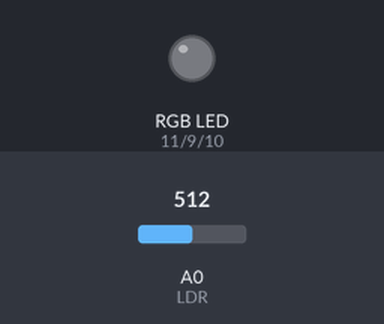
A program run on a simulated Arduino Uno, built with avr-gcc and run on an emulated ATmega328P. Parts: an RGB LED mixed from three pins (HIGH = lit). Inputs (shaded band) come from the test bench; at power-on: A0 (LDR) = 512. Dim RGB values are drawn brighter than linear; what the program prints to the serial monitor is not drawn.

Above: at 1.3 s.
1.4 s: A0 (LDR) set to 716
At 2.1 s:
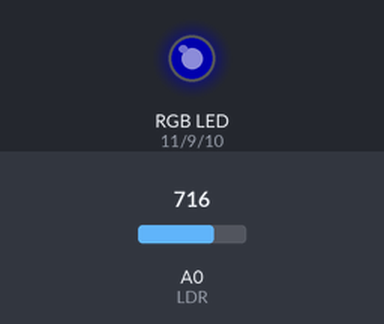
4.4 s: A0 (LDR) set to 1023
At 4.96 s:
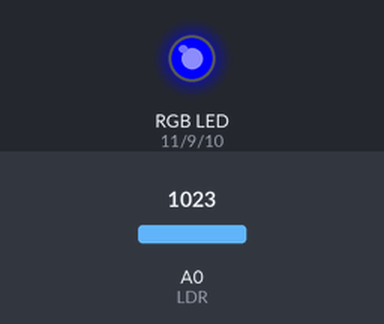
Timing chart, 0 to 13.4 s (numbered marks = the images above; inputs shaded):
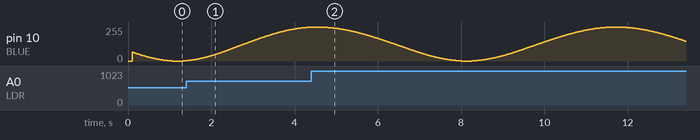

The program:

main.cpp
```cpp
#include <Arduino.h>

#define RED 11  // RGB LED pins
#define BLUE 10 //
#define GREEN 9 //

#define LDR A0 // LDR pin - analog

#define DELAY 50 // Time between color shift, in micro seconds

unsigned long old_time_index = 0; // Global indexing
unsigned long global_index = 0;   //

float ALPHA = 0.95f; // Alpha value for complimentaty filter

unsigned int current_value = 0; // Keep track of values for complimentary filter
unsigned int previous_value = 0; //

unsigned int r, g, b; // Global color values

void setup(void) {
  // Define RGB pins
  pinMode(RED, OUTPUT);
  pinMode(BLUE, OUTPUT);
  pinMode(GREEN, OUTPUT);

  // Define LDR pin
  pinMode(LDR, INPUT);

  Serial.begin(115200);

  delay(100);

  old_time_index = micros();
}

void shift_light() {
  const float alpha_ = 0.001;

  unsigned long offset_r = 0;
  unsigned long offset_g = 250000;
  unsigned long offset_b = 500000;

  // r = (sin((global_index + offset_r) * alpha_)) * 127.5 + 127.5;
  // g = (sin((global_index + offset_g) * alpha_)) * 127.5 + 127.5;
  b = (sin((global_index + offset_b) * alpha_)) * 127.5 + 127.5;
}

void light() {
  analogWrite(RED, r);
  analogWrite(GREEN, g);
  analogWrite(BLUE, b);
}

void read() {
  int readVal = (analogRead(LDR) * ALPHA) + (previous_value * (1.0f - ALPHA));
  previous_value = analogRead(LDR);

  Serial.println(String(r) + "," + String(g) + "," + String(b) + "," +
                 String(readVal));
}

void loop() {
  if (micros() - old_time_index >= DELAY) {
    old_time_index = micros();
    global_index += 1;
  }

  shift_light();
  light();
  read();
}
```
